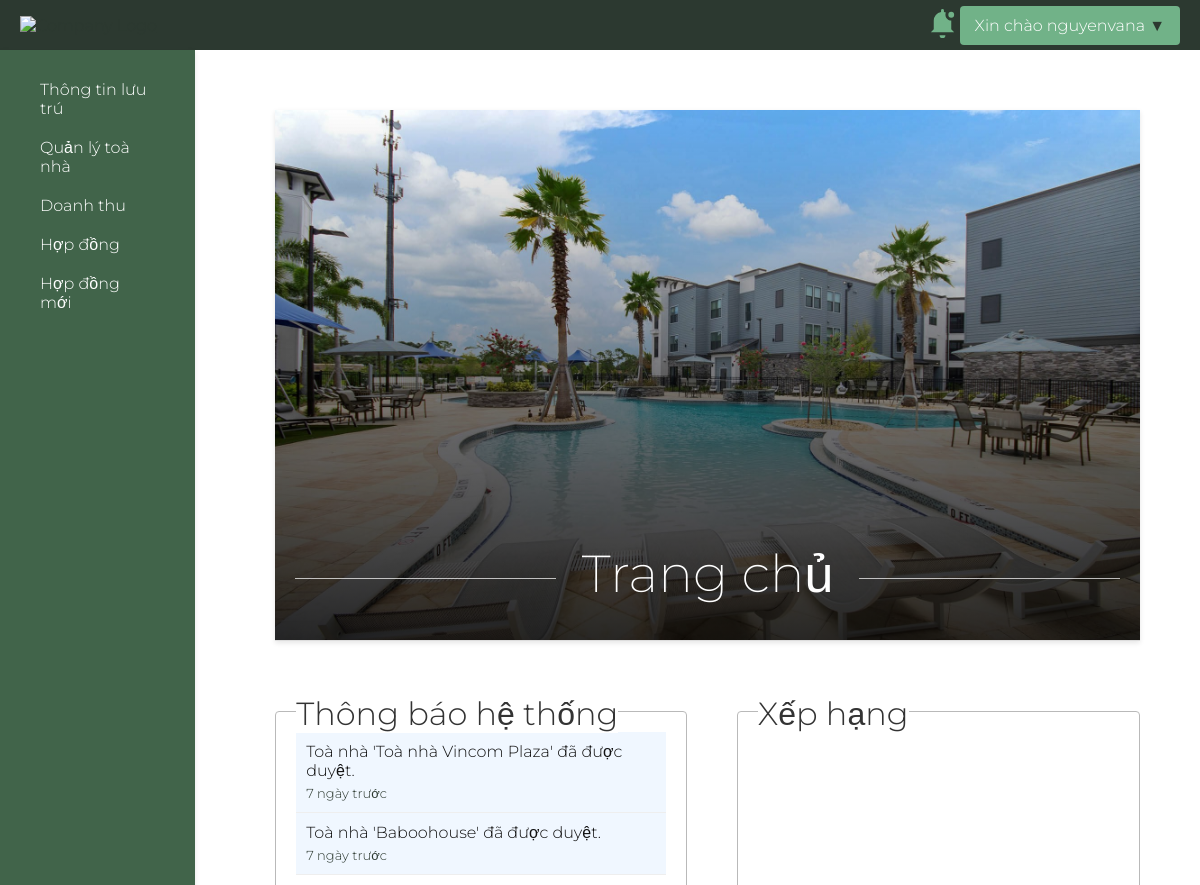
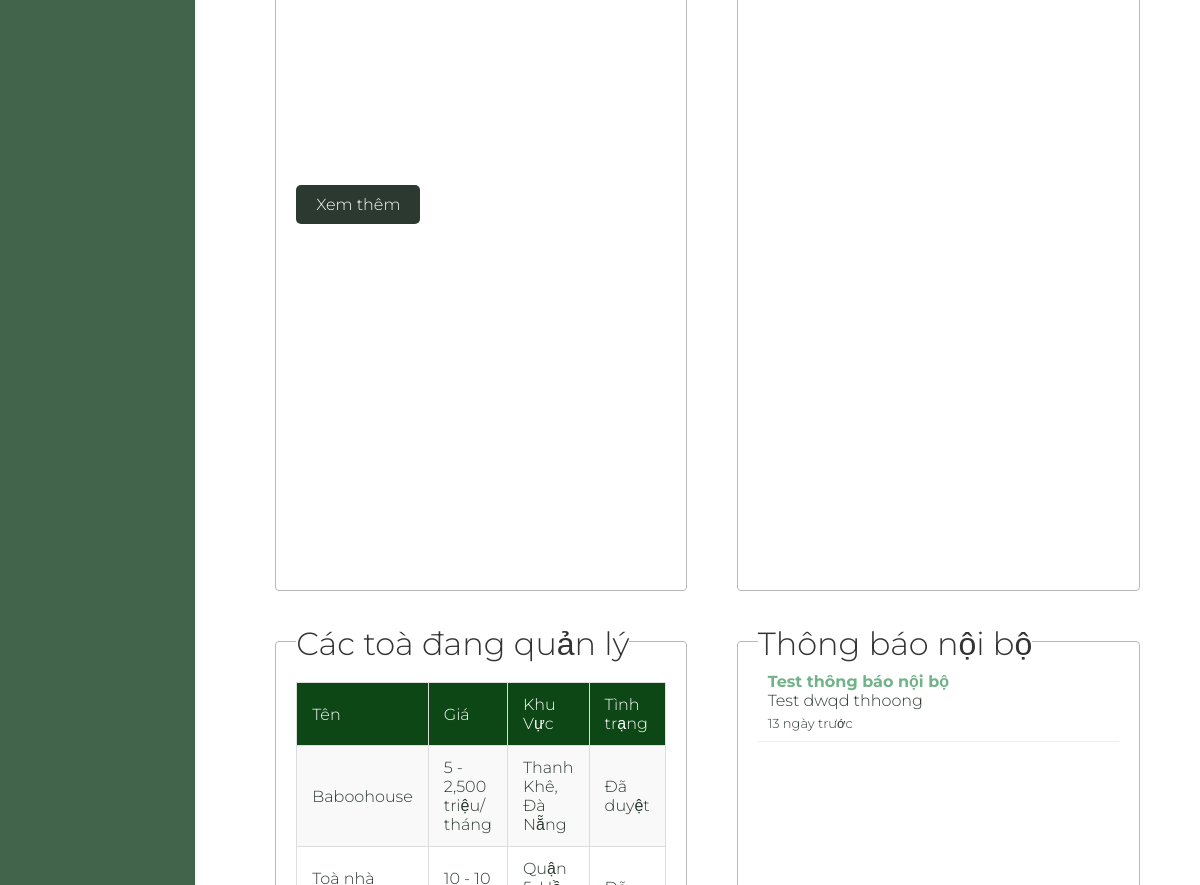
The page /templates/home.php (signed in) on the database its author committed (2 pictures, top to bottom).
### tables this page shows
CREATE TABLE `notifications` (
  `id` int(11) NOT NULL,
  `user_id` int(11) NOT NULL,
  `building_id` int(11) DEFAULT NULL,
  `booking_id` int(11) DEFAULT NULL,
  `title` varchar(255) DEFAULT NULL,
  `message` text NOT NULL,
  `type` varchar(50) DEFAULT 'general',
  `is_read` tinyint(1) DEFAULT 0,
  `created_at` datetime DEFAULT current_timestamp()
);

CREATE TABLE `buildings` (
  `building_id` int(11) NOT NULL,
  `user_id` int(11) DEFAULT NULL,
  `name` varchar(255) DEFAULT NULL,
  `street` varchar(255) DEFAULT NULL,
  `district` varchar(255) DEFAULT NULL,
  `city` varchar(255) DEFAULT NULL,
  `rental_price` text DEFAULT NULL,
  `owner_name` varchar(255) DEFAULT NULL,
  `owner_phone` varchar(50) DEFAULT NULL,
  `building_type` varchar(50) DEFAULT NULL,
  `electricity_price` decimal(10,2) DEFAULT NULL,
  `water_price` decimal(10,2) DEFAULT NULL,
  `service_price` text DEFAULT NULL,
  `description` text DEFAULT NULL,
  `last_modified` datetime DEFAULT NULL,
  `photo_urls` text DEFAULT NULL,
  `approved` tinyint(1) DEFAULT 0
);

### admin/get_notifications.php (called while the page is built, shortened)
<?php
require '../config/database.php';
function get_notifications($user_id) {
    global $conn;
    $sql = "SELECT * FROM notifications WHERE user_id = ? OR type = 'admin' ORDER BY created_at DESC";
    $stmt = $conn->prepare($sql);
    $stmt->bind_param("i", $user_id);
    $stmt->execute();
    $result = $stmt->get_result();
    return $result;
}
function get_admin_notifications() {
    global $conn;
    $sql = "SELECT * FROM notifications WHERE type = 'admin' ORDER BY created_at DESC";
    $stmt = $conn->prepare($sql);
    $stmt->execute();
    $result = $stmt->get_result();
    return $result;
}
?>

### admin/getallbuilding.php (called while the page is built, shortened)
<?php
require '../config/database.php';
function getAllBuildings($name = NULL, $exename = NULL, $price = NULL, $selected_type = NULL, $user_id = NULL, $status_type = NULL, $city = NULL, $district = NULL, $room_type = NULL, $approved = NULL) {
    global $conn;
    $sql = "SELECT * FROM buildings b WHERE 1=1";
    $params = [];
    $binding_types = "";
    if ($user_id !== NULL) {
        $sql .= " AND b.user_id = ?";
        $params[] = $user_id;
        $binding_types .= "i";
    }
    $stmt = $conn->prepare($sql);
    if (!empty($params)) {
        $stmt->bind_param($binding_types, ...$params);
    }
    $stmt->execute();
    return $stmt->get_result();
}
?>

### templates/home.php (the view, shortened to what this page needs)
<?php
include '../admin/getallbuilding.php';
$your_buildings = getAllBuildings(NULL, NULL, NULL, NULL, $_SESSION['user_id'], NULL, NULL, NULL, NULL, NULL);
include '../includes/header.php';
$notifications->data_seek(0);
$notifications_admin->data_seek(0);
?>
<!DOCTYPE html>
<html lang="en">
<head>
    <link rel="stylesheet" href="../assets/css/home.css">
    <link rel="stylesheet" href="../assets/css/style.css">
    <link href="../assets/css/base.css" rel="stylesheet">
</head>
<body>
    <div class="head-container">
        <div class="main-content">
            <div class="manage-head" id="home">
                <h1>Trang chủ</h1>
            </div>
            <div class="grid-template">
                <div class="grid-item">
                    <h2>Thông báo hệ thống</h2>
                    <div class="content-grid">
                        <div class="content-wrap">
                        <?php if ($notifications->num_rows > 0): ?>
                            <?php while ($notification = $notifications->fetch_assoc()): ?>
                                <?php if (!in_array($notification['type'], ['admin', 'private'])): ?>
                                    <?php if ($notification['type'] === 'private'): ?>
                                        <div id="notif-<?php echo $notification['id']; ?>"
                                            class="notification-item <?php echo $notification['is_read'] ? '' : 'unread'; ?>"
                                            onclick="markAsRead(<?php echo $notification['id']; ?>, `<?php echo htmlspecialchars_decode($notification['message']); ?>`, '<?php echo $notification['created_at']; ?>')">
                                            <div class="notification-title">
                                                <?php echo htmlspecialchars_decode($notification['title']); ?>
                                            </div>
                                            <div class="notification-message">
                                                <?php
                                                    $plainTextMessage = strip_tags(html_entity_decode($notification['message'], ENT_QUOTES, 'UTF-8'));
                                                    echo mb_strimwidth($plainTextMessage, 0, 60, '...');
                                                ?>
                                            </div>
                                            <div class="notification-time" style="font-size: 13px; margin-top: 5px;">
                                                <?php echo formatTime($notification['created_at']); ?>
                                            </div>
                                        </div>
                                        <?php else: ?>
                                        <form action="../admin/mark_as_read.php" method="POST" class="notification-item <?php echo $notification['is_read'] ? '' : 'unread' ?>">
                                            <button type="submit" class="notification-message" style="color: #111; background: none; border: none; text-align: left; width: 100%; padding: 0; cursor: pointer;">
                                                <?php echo htmlspecialchars_decode($notification['message']); ?>
                                                <div class="notification-time" style="font-size: 13px; margin-top: 5px;"><?php echo formatTime($notification['created_at'])?></div>
                                                </button>
                                        </form>
                                    <?php endif; ?>
                                <?php endif; ?>
                            <?php endwhile; ?>
                        <?php else: ?>
                            <div class="notification-message">Không có thông báo</div>
                        <?php endif; ?>
                        </div>
                        <br><br>
                        <button class="create" onclick="location.href='view_notification.php'">Xem thêm</button>
                    </div>
                </div>
                <div class="grid-item">
                    <h2>Xếp hạng</h2>
                    <div class="content-grid">
                        <div class="content-wrap">
                        </div>
                    </div>
                </div>
                <div class="grid-item">
                    <h2>Các toà đang quản lý</h2>
                    <div class="content-grid">
                        <div class="content-wrap">
                            <table>
                                <tr>
                                    <th>Tên</th>
                                    <th>Giá</th>
                                    <th>Khu Vực</th>
                                    <th>Tình trạng</th>
                                </tr>
                                <?php if ($your_buildings->num_rows > 0): ?>
                                    <?php while ($building = $your_buildings->fetch_assoc()): ?>
                                        <tr onclick="location.href='edit_rooms.php?building_id=<?php echo htmlspecialchars($building['building_id']); ?>'" style="cursor: pointer;">
                                            <td><?php echo htmlspecialchars($building['name']); ?></td>
                                            <td><?php echo htmlspecialchars($building['rental_price']); ?> triệu/ tháng</td>
                                            <td><?php echo htmlspecialchars($building['district']) . ', ' . htmlspecialchars($building['city']); ?></td>
                                            <td><?php echo htmlspecialchars($building['approved'] ? 'Đã duyệt' : 'Chưa duyệt') ?></td>
                                        </tr>
                                    <?php endwhile; ?>
                                <?php else: ?>
                                    <tr>
                                        <td colspan="10">Chưa có toà nhà nào</td>
                                    </tr>
                                <?php endif; ?>
                            </table>
                        </div>
                        <br><br>
                    </div>
                </div>
                <div class="grid-item">
                    <h2>Thông báo nội bộ</h2>
                    <div class="content-grid">
                        <div class="content-wrap">
                            <?php if ($notifications_admin->num_rows > 0): ?>
                                <?php while ($notification = $notifications_admin->fetch_assoc()): ?>
                                    <div id="notif-<?php echo $notification['id']; ?>"
                                        class="notification-item <?php echo $notification['is_read'] ? '' : 'unread'; ?>"
                                        onclick="markAsRead(<?php echo $notification['id']; ?>, `<?php echo htmlspecialchars_decode($notification['message']); ?>`, '<?php echo $notification['created_at']; ?>')">
                                        <div class="notification-title">
                                            <?php echo htmlspecialchars_decode($notification['title']); ?>
                                        </div>
                                        <div class="notification-message">
                                            <?php
                                                $plainTextMessage = strip_tags(html_entity_decode($notification['message'], ENT_QUOTES, 'UTF-8'));
                                                echo mb_strimwidth($plainTextMessage, 0, 60, '...');
                                            ?>
                                        </div>
                                        <div class="notification-time" style="font-size: 13px; margin-top: 5px;">
                                            <?php echo formatTime($notification['created_at']); ?>
                                        </div>
                                    </div>
                                <?php endwhile; ?>
                            <?php else: ?>
                                <div class="notification-message">Không có thông báo</div>
                            <?php endif; ?>
                        </div>
                    </div>
                </div>
            </div>
        </div>
        <?php include '../includes/sidebar.php'; ?>
    </div>
</body>
</html>

### assets/css/style.css (style rules this page uses)
* { user-select: none; -webkit-user-drag: none; }
body { width: 100%; height: 100%; margin: 0; overflow: hidden; }
.manage-head { position: relative; height: 30vh; display: flex; align-items: flex-end; width: auto; flex-direction: row; justify-content: space-between; padding: 0px 20px; margin-bottom: 20px; background-color: #f8f9fa; border-bottom: 1px solid #ddd; background-size: cover; box-shadow: 0 2px 5px rgba(0, 0, 0, 0.1); }
.manage-head h1 { position: relative; overflow: hidden; text-align: center; width: 100%; color: #fff; font-weight: var(--regular); }
.manage-head h1:before, .manage-head h1:after { background-color: rgba(255, 255, 255, 0.7); content: ""; display: inline-block; height: 1px; position: relative; vertical-align: middle; width: 50%; }
.manage-head h1:before { right: 0.5em; margin-left: -50%; }
.manage-head h1:after { left: 0.5em; margin-right: -50%; }
.manage-head::before { content: ""; position: absolute; top: 0; left: 0; width: 100%; height: 100%; background: linear-gradient(to top, rgba(0, 0, 0, 0.8), rgba(0, 0, 0, 0)); }
#home, #info, #managers, #sales { background: url('../photos/VintageWinterPark.jpg') center/cover no-repeat; }
h2 { margin-bottom: 20px; color: #333333; }
button[type="submit"] { width: fit-content; height: fit-content; padding: 10px; background-color: var(--theme-color-2); border: none; border-radius: 4px; color: #ffffff; font-size: 16px; cursor: pointer; }
.head-container { column-gap: 20px; background-color: #ffffff; width: 100%; justify-content: center; display: flex; flex-direction: row-reverse; }
.main-content { width: 100%; padding: 5%; height: 100vh; overflow-y: scroll; }
.create, .delete, .edit { display: inline-block; height: fit-content; padding: 10px 20px; font-size: 16px; color: #fff; border: none; border-radius: 5px; cursor: pointer; }

### assets/css/base.css (style rules this page uses)
* { font-family: "Montserrat", sans-serif; font-weight: var(--normal); font-style: normal; color: var(--light-text-color); scrollbar-width: none; -ms-overflow-style: none; }
*, *::before, *::after { box-sizing: border-box; }
:root { --theme-color-1: #0D4715; --theme-color-2: #41644A; --theme-color-3: #2C3930; --bg-color: #F1F0E9; --dark-bg-color: #2C3930; --hover-color: #71b288; --dark-text-color: #fff; --light-text-color: #2C3930; --font-h1: 3.25rem; --font-h2: 2rem; --font-h3: 1.5rem; --font-h4: 1.25rem; --font-text: 1rem; --radius: 4px; --radius-full: 50px; --regular: 250; --normal: 350; }
h1 { font-size: var(--font-h1); }
h2 { font-size: var(--font-h2); }
p, th { font-size: var(--font-text); }
input[type="checkbox"], input[type="range"], button { cursor: pointer; }
button { background-color: var(--theme-color-3); }
table { border-collapse: collapse; margin: 20px 0; font-size: var(--font-text); text-align: left; border-collapse: collapse; width: 100%; table-layout: auto; }
table th, table td { padding: 12px 15px; border: 1px solid #ddd; }
table th { background-color: var(--theme-color-1); color: var(--dark-text-color) }
table tr { cursor: pointer; }
table tr:nth-child(even) { background-color: #f9f9f9; }

### assets/css/header.css (style rules this page uses)
.notification-item { padding: 10px; border-bottom: 1px solid #eee; cursor: pointer; }
.notification-item.unread { background-color: #f0f7ff; }

### assets/css/view_notif.css (style rules this page uses)
.notification-title { font-weight: bold; color: #71b288; }

### assets/css/home.css (style rules this page uses)
.grid-template { width: 100%; height: 100%; display: grid; grid-template-columns: repeat(2, 1fr); grid-template-rows: repeat(2, 1fr); gap: 50px; padding-top: 50px; padding-bottom: 20px; }
.grid-item { border-radius: 4px; border: 1px solid #b9b9b9; padding: 20px; position: relative; }
.content-wrap { height: 300px; overflow-y: scroll; }
.grid-item h2 { position: absolute; background-color: #ffffff; top: -45px; }

### rows shown on the page
notifications: message "Toà nhà 'Toà nhà Vincom Plaza' đã được duyệt.", created_at "7 ngày trước"
notifications: message "Toà nhà 'Baboohouse' đã được duyệt.", created_at "7 ngày trước"
buildings: name "Baboohouse", rental_price "5 - 2,500", district "Thanh Khê", city "Đà Nẵng", approved "Đã duyệt"
buildings: district "Quận…"
notifications: title "Test thông báo nội bộ", message "Test dwqd thhoong", created_at "13 ngày trước"

### other values the page prints
$_SESSION['username'] "nguyenvana"
